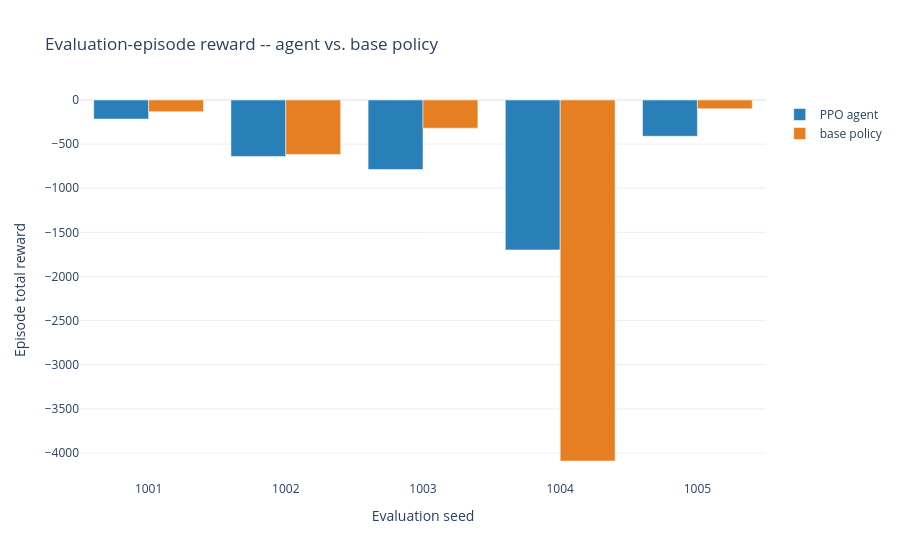

Source (notebook cell):
### Code cell
import plotly.graph_objects as go

fig = go.Figure()
fig.add_trace(go.Bar(x=[str(s) for s in semillas_eval], y=df_reward["reward_agente"], name="PPO agent", marker_color="#2980b9"))
fig.add_trace(go.Bar(x=[str(s) for s in semillas_eval], y=df_reward["reward_base"], name="base policy", marker_color="#e67e22"))
fig.update_layout(
    title="Evaluation-episode reward -- agent vs. base policy",
    xaxis_title="Evaluation seed", yaxis_title="Episode total reward",
    barmode="group", template="plotly_white",
)
fig.write_html(OUT_DIR / "reward_por_semilla.html")
fig.show()

### Figure 1 — Plotly figure (JSON) as saved in the notebook; plotly's stock layout.template omitted (floating-point values rounded to 4 significant figures)
{"data": [{"marker": {"color": "#2980b9"}, "name": "PPO agent", "type": "bar", "x": ["1001", "1002", "1003", "1004", "1005"], "y": [-216.0, -640.1, -787.7, -1699.0, -411.1]}, {"marker": {"color": "#e67e22"}, "name": "base policy", "type": "bar", "x": ["1001", "1002", "1003", "1004", "1005"], "y": [-132.8, -617.1, -318.8, -4091.0, -99.33]}], "layout": {"barmode": "group", "title": {"text": "Evaluation-episode reward -- agent vs. base policy"}, "xaxis": {"title": {"text": "Evaluation seed"}}, "yaxis": {"title": {"text": "Episode total reward"}}}}
